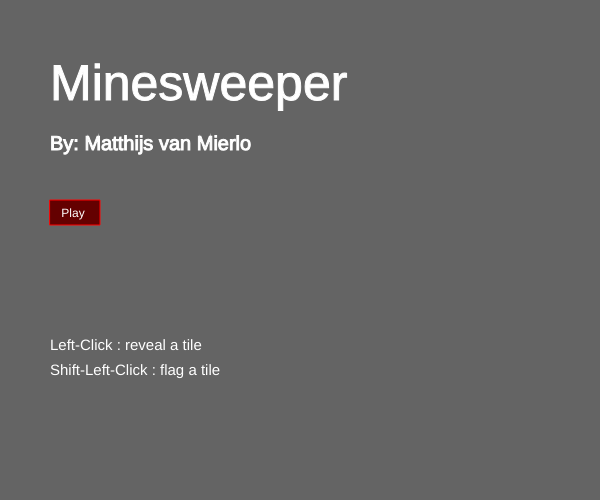
Frame 1 (no input)
Frame 60 (no input): identical to frame 1, image omitted
Frame 120 (the mouse pressed at the canvas centre since frame 60): identical to frame 1, image omitted

The p5.js sketch that drew this single still picture (run headless with seeded random() and noise() and a simulated clock; from frame 60 on, the mouse is pressed at the canvas centre):

// p5.js sketch
// ── sketch.js
// Minesweeper
// By: Matthijs van Mierlo
// 5/13/2022

let currScreen = null;
let homeScreen = null;
let gameScreen = null;

function setup() {
  createCanvas(600, 500);
  background(255);
  gameScreen = new GameScreen();
  homeScreen = new HomeScreen();
  currScreen = homeScreen;
}

class MyButton{
  constructor(t, x, y, w, h){
    this.text = t;
    this.width = w;
    this.height = h;
    this.x = x;
    this.y = y;
  }
  drawMe(){
    textSize(12);
    fill(100, 0, 0);
    stroke(255, 0, 0);
    rect(this.x, this.y, this.width, this.height);
    fill(255);
    stroke(255);
    noStroke();
    text(this.text, this.x + 8, this.y + 17);
  }
  isClicked(x, y){
    return x > this.x && x < this.x + this.width && y > this.y && y < this.y + this.height;
  }
}

function draw() {
  currScreen.drawMe();
}

function mousePressed() {
  currScreen.processMouse();
}

function checkBoard(){
    for(let r = 0; r < gameScreen.grid.board.length; r++){
      for(let c = 0; c < gameScreen.grid.board[0].length; c++){
        let temp = gameScreen.grid.board[r][c];
        if((temp.flagged && !temp.isBomb()) || (!temp.flagged && temp.isBomb())){
          alert("Missed a bomb! Game over.");
          setup();
          return;
        }
      }
    }
    alert("You win!");
    setup();
  }

function homeToGame(){
  currScreen = gameScreen;
}

class HomeScreen{
  constructor(){
    this.text = "Minesweeper";
    this.author = "By: Matthijs van Mierlo";
    this.start = new MyButton(" Play", 50, 200, 50, 25);
    // this.how = new MyButton("How?", 150, 200, 50, 25);
    this.instructions1 = "Left-Click : reveal a tile";
    this.instructions2 = "Shift-Left-Click : flag a tile";
  }
  drawMe(){
    background(100, 100, 100);
    fill(255);
    stroke(255);
    textSize(50);
    text(this.text, 50, 100);
    textSize(20);
    text(this.author, 50, 150);
    textSize(15);
    noStroke();
    strokeWeight(1);
    text(this.instructions1, 50, 350);
    text(this.instructions2, 50, 375);
    this.start.drawMe();
    // this.how.drawMe();
  }
  processMouse(){
    if(this.start.isClicked(mouseX, mouseY)){
      homeToGame();
    }
  }
}

class GameScreen{
  constructor(){
    this.grid = null;
    this.check = null
    this.reset = null;
    this.grid = new Board();
    this.check = new MyButton("Check", 525, 350, 50, 25);
    this.reset = new MyButton("Reset", 525, 400, 50, 25);
  }
  drawMe(){
    background(255);
    fill(255, 0, 0);
    rect(0, 0, 50, 50);
    this.grid.show();
    stroke(0);
    fill(0);
    text("Bombs:", 525, 50);
    text(this.grid.numBombs, 525, 100);
    text("Remaining:", 525, 150);
    text(this.grid.numBombs - this.grid.bombsLocated, 525, 200);
    this.check.drawMe();
    this.reset.drawMe();
  }
  processMouse(){
    // Input for grid
    if(mouseButton == LEFT && !isKeyPressed){
    this.grid.processLeftClick();
    }else if(mouseButton == LEFT && keyCode == SHIFT){
      this.grid.processRightClick();
    }
    // Input for buttons
    if(this.check.isClicked(mouseX, mouseY)){
      checkBoard();
    }else if(this.reset.isClicked(mouseX, mouseY)){
      setup();
    }
  }
}

class Cell {
  constructor() {
    // 0 -> nothing
    // -1 -> bomb
    // 1, 2, 3 -> bomb nearby
    this.val = 0;
    this.flagged = false;
    this.revealed = false;
  }
  makeBomb() {
    this.val = -1;
  }
  isBomb() {
    return this.val == -1;
  }
  incrementNeighbor() {
    if (!this.isBomb()) {
      this.val += 1;
    }
  }
  flagCell() {
    this.flagged = true;
  }
  isFlagged() {
    return this.flagged == true;
  }
}

class Board {
  constructor() {
    this.board = [];
    this.numBombs = 10;
    this.bombsLocated = 0;
    // Generate cells for whole board...
    for (let r = 0; r < 10; r++) {
      let row = [];
      for (let c = 0; c < 10; c++) {
        row.push(new Cell());
      }
      this.board.push(row);
    }
    // Randomly place bombs
    for (let i = 0; i < this.numBombs; i++) {
      let rC = Math.floor(Math.random() * this.board[0].length);
      let rR = Math.floor(Math.random() * this.board.length);
      // Make sure space wasn't chosen as bomb already...
      let temp = this.board[rR][rC];
      while(temp.isBomb()){
        let rC = Math.floor(Math.random() * this.board[0].length);
        let rR = Math.floor(Math.random() * this.board.length);
        temp = this.board[rR][rC];
      }
      temp.makeBomb();
    }
    // Increment neighbors for rest of grid
    for (let row = 0; row < this.board.length; row++) {
      for (let col = 0; col < this.board[0].length; col++) {
        // Find diagonals
        if (this.board[row][col].isBomb()) {
          for (let i = -1; i < 2; i++) {
            for (let j = -1; j < 2; j++) {
              if (this.isValid(row + i, col + j)) {
                this.board[row + i][col + j].incrementNeighbor();
              }
            }
          }
        }
      }
    }
  }
  show() {
    let count = 0;
    let colors = [255, 50, 75, 100, 125, 150, 175, 200];
    for (let row = 0; row < this.board.length; row++) {
      for (let col = 0; col < this.board[0].length; col++) {
        // Adjust width for side bar
        let x = Math.floor((col * (width - 100)) / this.board[0].length);
        let y = Math.floor((row * height) / this.board.length);
        let dim = (width - 100) / this.board.length;
        let temp = this.board[row][col];
        if(temp.revealed && !temp.flagged){
          let color = colors[temp.val + 1];
          stroke(color, 0, 0);
          fill(color, 0, 0);
          rect(x, y, dim, dim);
          stroke(255);
          fill(255);
          text(temp.val, x + 20, y + 30);
        }else if(temp.flagged){
          stroke(255);
          fill(255);
          rect(x, y, dim, dim);
          stroke(0);
          fill(0);
          text("*", x + 20, y + 30);
        }else{
          fill(150);
          stroke(255);
          rect(x, y, dim, dim);
          stroke(0);
          fill(0);
          text(temp.val, x + 20, y + 30);
        }
      }
    }
  }
  revealSquares(startRow, startCol){
    console.log("RUN");
    let temp = this.board[startRow][startCol];
    // If the current one has not been revealed yet...
    if(!temp.revealed && temp.flagged == false){
      temp.revealed = true;
      for(let i = -1; i < 2; i++){
        for(let j = -1; j < 2; j++){
          if(this.isValid(startRow + i, startCol + j)){
            // If one of the neighbors is empty continue exploring
            temp = this.board[startRow + i][startCol + j];
            if(temp.val == 0 && temp.flagged == false){
              this.revealSquares(startRow + i, startCol + j);
            }else if(temp.flagged == false){
              temp.revealed = true;
            }
          }
        }
      }
    }
  }
  isValid(row, col){
    return row >= 0 && row < this.board.length && col >= 0 && col < this.board[0].length;
  }
  processLeftClick(x, y) {
    let dim = Math.floor((width - 100) / this.board.length);
    let c = Math.floor(mouseX / dim);
    let r = Math.floor(mouseY / dim);
    if(this.isValid(r, c)){
      if(this.board[r][c].isBomb() && this.board[r][c].flagged == false){
        alert("Game over!");
        setup();
      }else{
        // Reveal here according to Minesweeper rules, DFS
        if(this.board[r][c].val == 0 && this.board[r][c].flagged == false){
          this.revealSquares(r, c);
        }else if(this.board[r][c].flagged == false){
          this.board[r][c].revealed = true;
        }
      }
    }
  }
  processRightClick(x, y){
    let dim = Math.floor((width - 100) / this.board.length);
    let c = Math.floor(mouseX / dim);
    let r = Math.floor(mouseY / dim);
    if(this.isValid(r, c)){
      let temp = this.board[r][c];
      if(temp.flagged){
        temp.flagged = false;
        this.bombsLocated -= 1;
      }else if(this.numBombs - this.bombsLocated > 0){
        temp.flagged = true;
        this.bombsLocated += 1;
      }
    }
  }
}
